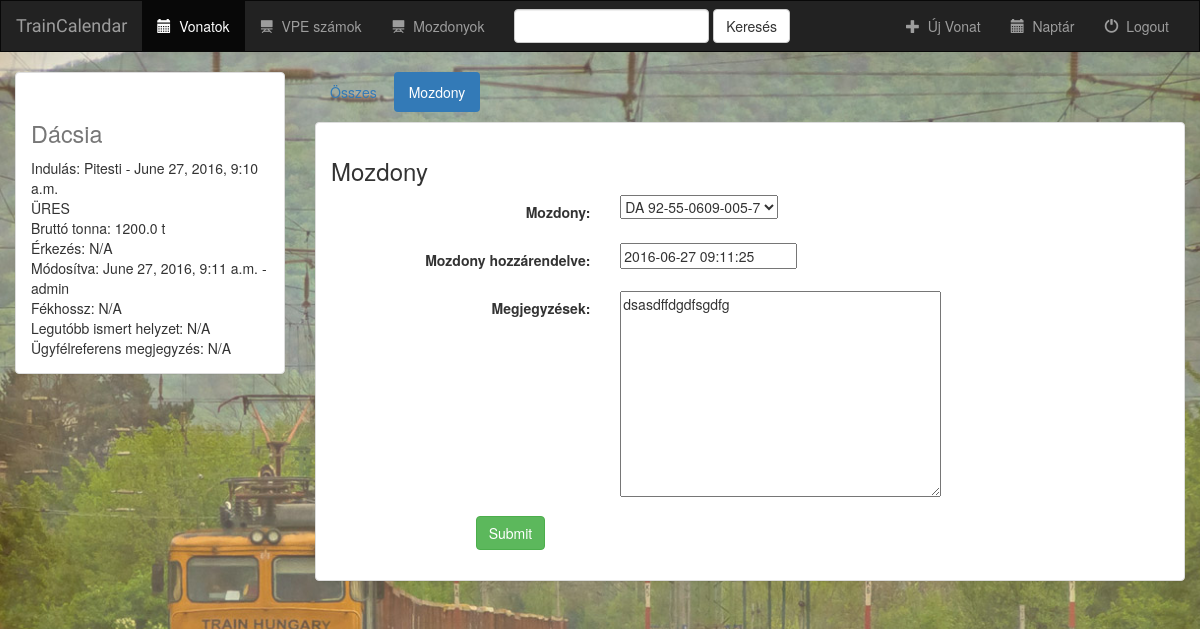
Screenshot of /train/1/update_mozdony/1/ (signed in) with the database file from the repository.
### rail/models.py (models this page shows, shortened)
class Album(models.Model):
    class Meta:
        permissions = (("view_album", "Can view album"),)
    user = models.ForeignKey(User, default=1)
    vnev = models.CharField(max_length=100, verbose_name='Vonat megnevezése*')
    indulas = models.CharField(max_length=250 ,  verbose_name='Indulás helye*')
    indulas_ido = models.DateTimeField(verbose_name='Várható indulás*')
    belepes = models.CharField(max_length=250, verbose_name='Belépés helye ha tranzit', null=True, blank=True)
    belepes_ido = models.DateTimeField( verbose_name='Belépés ideje ha tranzit', null=True, blank=True)
    erkezes = models.CharField(max_length=250 ,  verbose_name='Érkezés helye', null=True, blank=True)
    kilepes = models.CharField(max_length=250 ,  verbose_name='Kilépés helye ha tranzit', null=True, blank=True)
    rakott = models.BooleanField(verbose_name='Rakott')
    rakomany_fajta = models.CharField(max_length=150, verbose_name='Rakomány fajtája', null=True, blank=True)
    brutto_tonna = models.FloatField(validators=[MinValueValidator(0)], verbose_name='Bruttó tonna*', null=True)
    fekhossz = models.IntegerField(verbose_name='Féktechnikai hosszúság', null=True, blank=True)
    helyzet = models.CharField(max_length=250 ,  verbose_name='Legutóbb ismert helyzete', null=True, blank=True)
    megjegyzesek = models.TextField(max_length=350, verbose_name='Megjegyzések', null=True, blank=True)
    created_at = models.DateTimeField(auto_now_add=True)
    updated_on = models.DateTimeField(auto_now=True)
    def __str__(self):
        return self.vnev + ' - ' + str(self.indulas_ido)

class Mozdony(models.Model):
    album = models.ForeignKey(Album, verbose_name='vonat kiválasztása', on_delete=models.CASCADE)
    user = models.ForeignKey(User, default=1)
    mozdony = models.CharField(max_length=16, choices=LOCOCHOICE, verbose_name='Továbbító mozdony')
    mozdony_hozzarendelve = models.DateTimeField(verbose_name='Mozdony hozzárendelve', null=True, blank=True)
    megjegyzesek = models.TextField(max_length=350, verbose_name='Megjegyzések', null=True, blank=True)
    created_at = models.DateTimeField(auto_now_add=True)
    updated_on = models.DateTimeField(auto_now=True)

### rail/views.py (the view)
# urls.py: url(r'^(?P<album_id>[0-9]+)/update_mozdony/(?P<mozdony_id>[0-9]+)/$', views.update_mozdony, name='update_mozdony'),
def update_mozdony(request, album_id, mozdony_id):
    if not request.user.is_authenticated():
        return render(request, 'rail/login.html')
    elif not request.user.has_perm('rail.change_mozdony'):
        return render(request, 'rail/perm.html')
    else:
        album = get_object_or_404(Album, pk=album_id)
        mozdony = Mozdony.objects.get(pk=mozdony_id)
        if request.method == "POST":
            form = MozdonyForm(request.POST, instance=mozdony)
            if form.is_valid():
                mozdony = form.save(commit=False)
                mozdony.album = album
                mozdony.save()
                return render(request, 'rail/detail.html', {'album': album})
        else:
            form = MozdonyForm(instance=mozdony)
        context = {
            'album': album,
            'form': form,
        }
        return render(request, 'rail/create_mozdony.html', context)

### rail/forms.py
class MozdonyForm(forms.ModelForm):
    mozdony = forms.ChoiceField(choices=LOCOCHOICE, initial="", widget=forms.Select(), required=True)
    class Meta:
        model = Mozdony
        fields = ['mozdony', 'mozdony_hozzarendelve','megjegyzesek']
    def __init__(self, *args, **kwargs):
        super(MozdonyForm, self).__init__(*args, **kwargs)
        self.fields['mozdony_hozzarendelve'].widget.attrs['class'] = 'datepicker'

### rail/templates/rail/create_mozdony.html (shortened to what this page needs)
{% extends 'rail/base.html' %}
{% block albums_active %}active{% endblock %}
{% block body %}
<div class="container-fluid">
    <div class="row">
        <div class="col-sm-4 col-md-3">
            <div class="panel panel-default">
                <div class="panel-body">
                    <h1><small>{{ album.vnev }} </small></h1>
                    Indulás: {{ album.indulas }} - {{album.indulas_ido}}<br>
                    {% if album.rakott == True %}
                    Rakomány: {% if album.rakomany_fajta %} {{ album.rakomany_fajta }} {% else %} N/A {% endif %}<br>
                    {% else %}
                    ÜRES<br>
                    {% endif %}
                    Bruttó tonna: {% if album.brutto_tonna %} {{ album.brutto_tonna }} {% else %} 0 {% endif %} t<br>
                    Érkezés: {% if album.erkezes %} {{ album.erkezes }} {% else %} N/A {% endif %} <br>
                    Módosítva: {{ album.created_at }} - {{ album.user }}<br>
                    Fékhossz: {% if album.fekhossz %} {{ album.fekhossz }} {% else %} N/A {% endif %}<br>
                    Legutóbb ismert helyzet: {% if album.helyzet %} {{ album.helyzet }} {% else %} N/A {% endif %}<br>
                    Ügyfélreferens megjegyzés: {% if album.megjegyzesek %} {{ album.megjegyzesek }} {% else %} N/A {% endif %}
                </div>
            </div>
        </div>
        <div class="col-sm-8 col-md-9">
            <ul class="nav nav-pills" style="margin-bottom: 10px;">
                <li role="presentation"><a href="{% url 'rail:detail' album.id %}">Összes</a></li>
                <li role="presentation" class="active"><a href="{% url 'rail:create_mozdony' album.id %}">Mozdony</a></li>
            </ul>
            <div class="panel panel-default">
                <div class="panel-body">
                    <h3>Mozdony</h3>
                    <form class="form-horizontal" role="form" action="" method="post" enctype="multipart/form-data">
                        {% include 'rail/form_template.html' %}
                        <div class="form-group">
                            <div class="col-sm-offset-2 col-sm-10">
                                <button type="submit" class="btn btn-success">Submit</button>
                            </div>
                        </div>
                    </form>
                </div>
            </div>
        </div>
    </div>
</div>
{% endblock %}

### rail/templates/rail/form_template.html (shortened to what this page needs)
<link rel="stylesheet" href="http://code.jquery.com/ui/1.11.0/themes/smoothness/jquery-ui.css">
<link rel="stylesheet" href="https://cdn.jsdelivr.net/jquery.ui.timepicker.addon/1.4.5/jquery-ui-timepicker-addon.css">
{% for field in form %}
    <div class="form-group">
        <div class="col-sm-offset-4 col-sm-8">
        </div>
        <label class="control-label col-sm-4">{{ field.label_tag }}</label>
        <div class="col-sm-8">{{ field }}</div>
    </div>
{% endfor %}

### rail/static/rail/style.css (style rules this page uses)
body { background: white url("images/railway2.jpg") no-repeat center center fixed; -webkit-background-size: cover; -moz-background-size: cover; -o-background-size: cover; background-size: cover; }

### rows the page displays
Album: vnev "Dácsia", indulas "Pitesti", indulas_ido "June 27, 2016, 9:10 a.m.", brutto_tonna "1200.0", created_at "June 27, 2016, 9:11 a.m.", user "admin"
Mozdony: form "DA 92-55-0609-005-7" "2016-06-27 09:11:25" "dsasdffdgdfsgdfg"

### other values shown
{{ field.label_tag }} "Mozdony:" "Mozdony hozzárendelve:" "Megjegyzések:"
